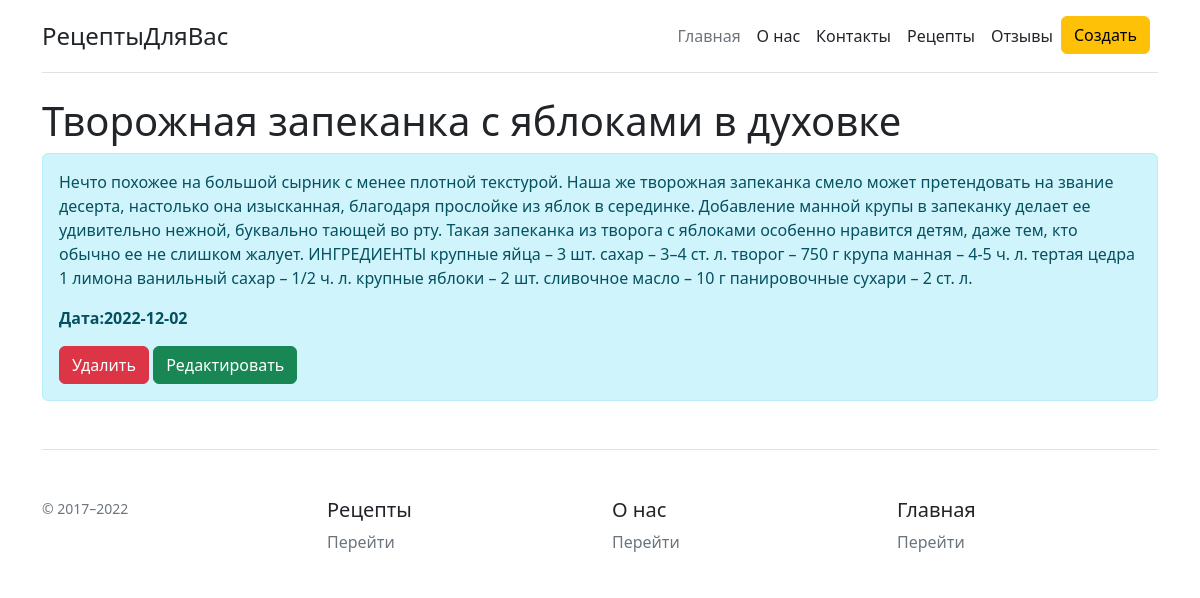
The page /posts/4 on the database its author committed.
### app.py (models this page shows, shortened)
class Article(db.Model):
    id = db.Column(db.Integer, primary_key=True)
    title = db.Column(db.String(100), nullable=False)
    intro = db.Column(db.String(300), nullable=False)
    text = db.Column(db.Text, nullable=False)
    date = db.Column(db.DateTime, default=datetime.utcnow)

### app.py (the view)
@app.route('/posts/<int:id>')
def post_detail(id):
    article = Article.query.get(id)
    return render_template("post_detail.html", article=article)

### templates/post_detail.html (shortened to what this page needs)
{% extends 'base.html' %}
{%  block body %}
<div class="container">
<h1>{{article.title}}</h1>
    <div class="alert alert-info">
        <p>{{ article.text }}</p>
        <p><b>Дата:{{ article.date.date() }}</b></p>
        <a href="/posts/{{ article.id }}/del" class="btn btn-danger"> Удалить</a>
        <a href="/posts/{{ article.id }}/update" class="btn btn-success"> Редактировать</a>
    </div>
</div>
{% endblock %}

### rows shown on the page
Article: title "Творожная запеканка с яблоками в духовке", text "Нечто похожее на большой сырник с менее плотной текстурой. Наша же творожная запеканка смело может претендовать на звание десерта, настолько она изысканная, благодаря прослойке из яблок в серединке. Добавление манной крупы в запеканку делает ее удивительно нежной, буквально тающей во рту. Такая запеканка из творога с яблоками особенно нравится детям, даже тем, кто обычно ее не слишком жалует. ИНГРЕДИЕНТЫ крупные яйца – 3 шт. сахар – 3–4 ст. л. творог – 750 г крупа манная – 4-5 ч. л. тертая цедра 1 лимона ванильный сахар – 1/2 ч. л. крупные яблоки – 2 шт. сливочное масло – 10 г панировочные сухари – 2 ст. л.", date "2022-12-02"
